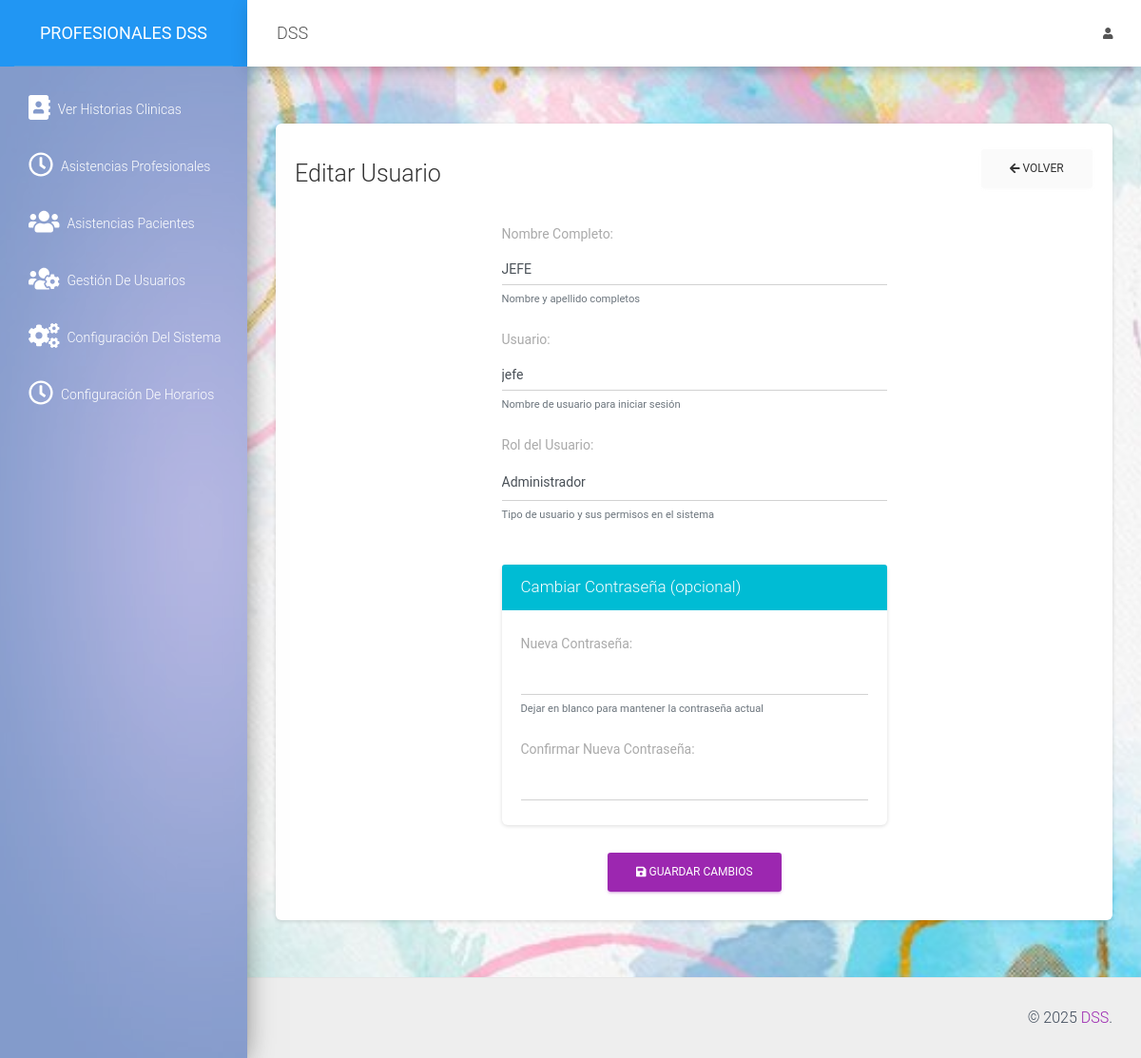
Page /src/editar_usuario.php?id=1 (signed in) on the committed database.
### tables this page shows
CREATE TABLE `usuario` (
  `idusuario` int(11) NOT NULL,
  `nombre` varchar(100) NOT NULL,
  `usuario` varchar(20) NOT NULL,
  `clave` varchar(50) NOT NULL,
  `rol` int(11) NOT NULL
);

### src/editar_usuario.php (the view, shortened to what this page needs)
<?php
include "../conexion.php";
$id_usuario = intval($_GET['id']);
$query = mysqli_query($conexion, "SELECT * FROM usuario WHERE idusuario = $id_usuario");
$usuario_data = mysqli_fetch_assoc($query);
include_once "includes/header.php";
?>
<div class="card">
    <div class="card-body">
        <div class="row mb-3">
            <div class="col-md-12 d-flex justify-content-between align-items-center">
                <h3>Editar Usuario</h3>
                <a href="gestion_usuarios.php" class="btn btn-secondary">
                    <i class="fas fa-arrow-left"></i> Volver
                </a>
            </div>
        </div>
        <div class="row">
            <div class="col-md-6 mx-auto">
                <form action="" method="post" autocomplete="off">
                    <div class="form-group">
                        <label for="nombre">Nombre Completo:</label>
                        <input type="text" name="nombre" id="nombre" class="form-control"
                               value="<?php echo isset($usuario_data['nombre']) ? $usuario_data['nombre'] : ''; ?>" required>
                        <small class="text-muted">Nombre y apellido completos</small>
                    </div>
                    <div class="form-group">
                        <label for="usuario">Usuario:</label>
                        <input type="text" name="usuario" id="usuario" class="form-control"
                               value="<?php echo isset($usuario_data['usuario']) ? $usuario_data['usuario'] : ''; ?>" required>
                        <small class="text-muted">Nombre de usuario para iniciar sesión</small>
                    </div>
                    <div class="form-group">
                        <label for="rol">Rol del Usuario:</label>
                        <select name="rol" id="rol" class="form-control" required>
                            <option value="1" <?php echo (isset($usuario_data['rol']) && $usuario_data['rol'] == 1) ? 'selected' : ''; ?>>Administrador</option>
                        </select>
                        <small class="text-muted">Tipo de usuario y sus permisos en el sistema</small>
                    </div>
                    <div class="card mb-3">
                        <div class="card-header bg-info text-white">
                            <h5 class="mb-0">Cambiar Contraseña (opcional)</h5>
                        </div>
                        <div class="card-body">
                            <div class="form-group">
                                <label for="clave">Nueva Contraseña:</label>
                                <input type="password" name="clave" id="clave" class="form-control">
                                <small class="text-muted">Dejar en blanco para mantener la contraseña actual</small>
                            </div>
                            <div class="form-group">
                                <label for="confirmar_clave">Confirmar Nueva Contraseña:</label>
                                <input type="password" name="confirmar_clave" id="confirmar_clave" class="form-control">
                            </div>
                        </div>
                    </div>
                    <div class="form-group text-center mt-4">
                        <button type="submit" name="editar_usuario" class="btn btn-primary">
                            <i class="fas fa-save"></i> Guardar Cambios
                        </button>
                    </div>
                </form>
            </div>
        </div>
    </div>
</div>
<?php include_once "includes/footer.php"; ?>

### rows in the picture
usuario: nombre "JEFE", usuario "jefe", rol "Administrador"
